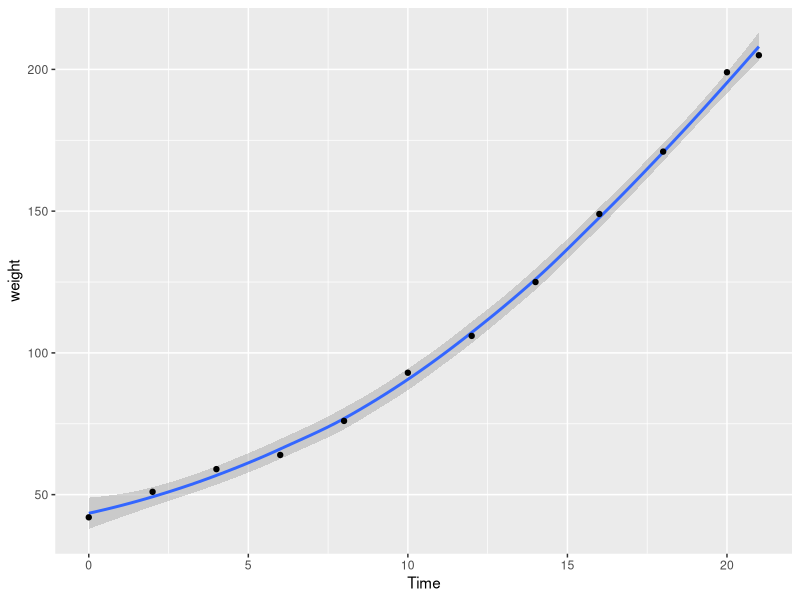
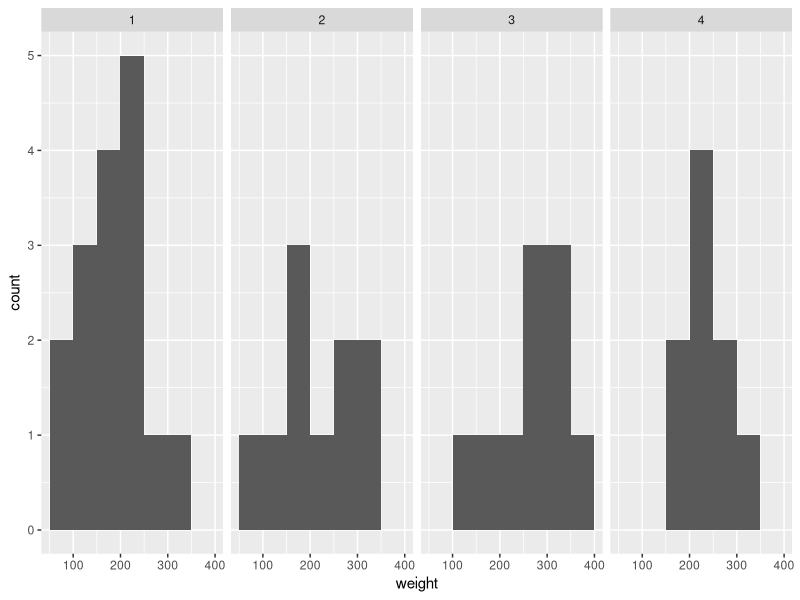
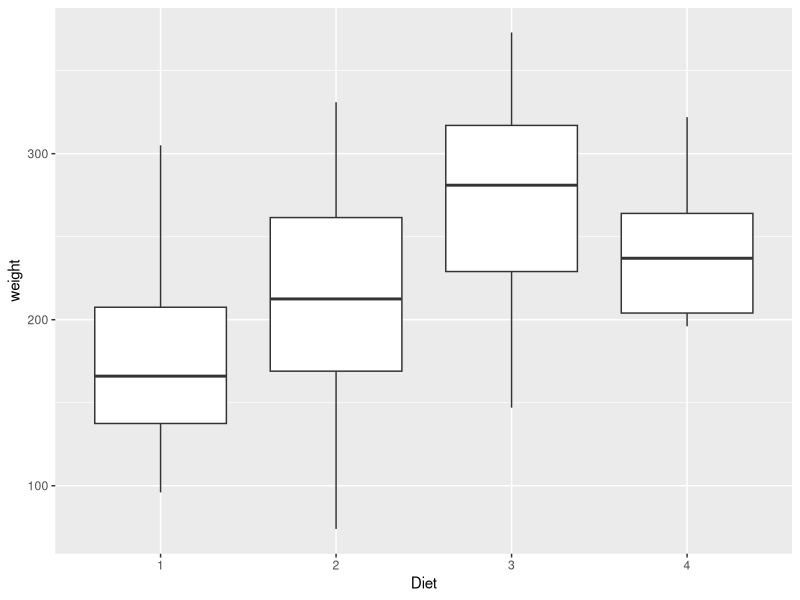
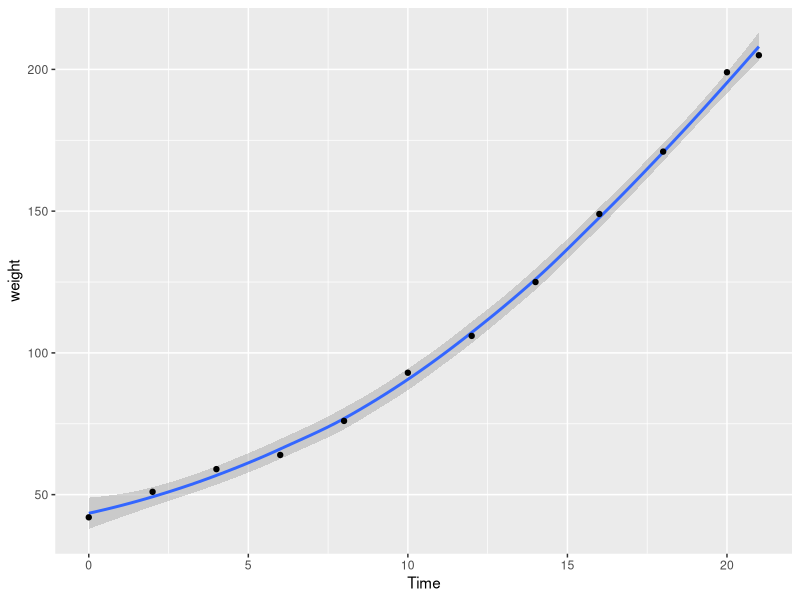
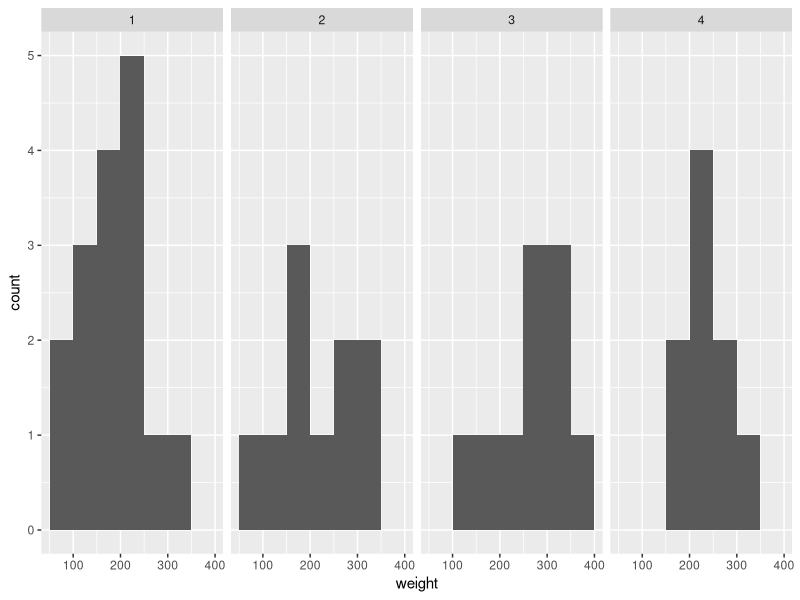
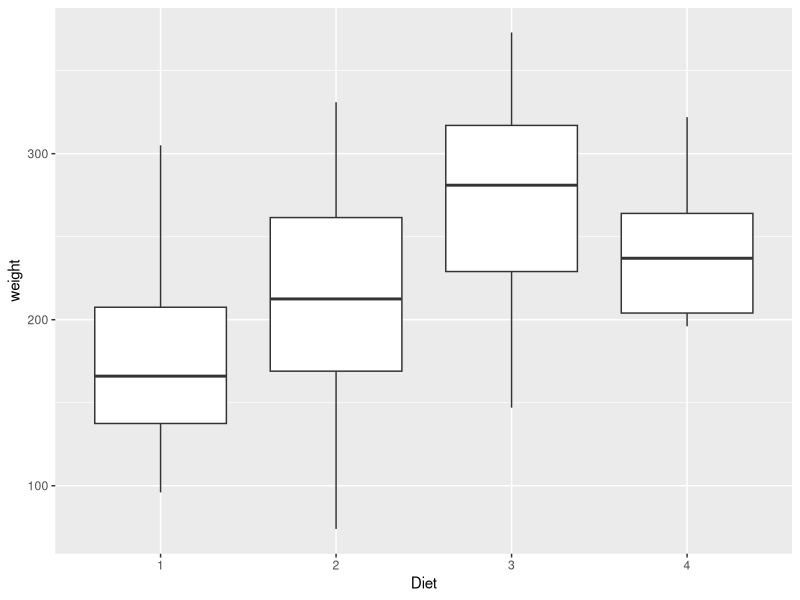

Here is the R script that generated these plots, in order:
library('ggplot2')
data(ChickWeight)

##### Exercise 1.8.1 
### Question i)
ChickWeight1 <- ChickWeight[ ChickWeight$Chick == 1 , ]
ggplot(ChickWeight1, aes(x=Time, y=weight)) + geom_smooth() + geom_point() 
ggsave('Assignment/scatter.png')

### Question ii)
weight_21 <- ChickWeight1[ChickWeight1$Time == 21,]$weight
weight_0 <- ChickWeight1[ChickWeight1$Time == 0,]$weight
weight_21 / weight_0
# 4.880952

### Question iii)
idx <- which.max(ChickWeight$weight)
ChickWeight[idx,]$Chick
#35

### Question iv)
ChickWeight21Days = ChickWeight[ChickWeight$Time == 21,]
ggplot(ChickWeight21Days, aes(weight)) + geom_histogram(breaks=seq(50,400,50)) + facet_grid(. ~Diet )
ggsave('Assignment/histogram.png')

###Question v)
aggregate(ChickWeight21Days$weight, list(ChickWeight21Days$Diet), mean)
#   Group.1        x
# 1       1 177.7500
# 2       2 214.7000
# 3       3 270.3000
# 4       4 238.5556

aggregate(ChickWeight21Days$weight, list(ChickWeight21Days$Diet), sd)
#   Group.1        x
# 1       1 58.70207
# 2       2 78.13813
# 3       3 71.62254
# 4       4 43.34775
ggplot(ChickWeight21Days) + geom_boxplot(aes(Diet, weight))
ggsave('Assignment/boxplot.png')
